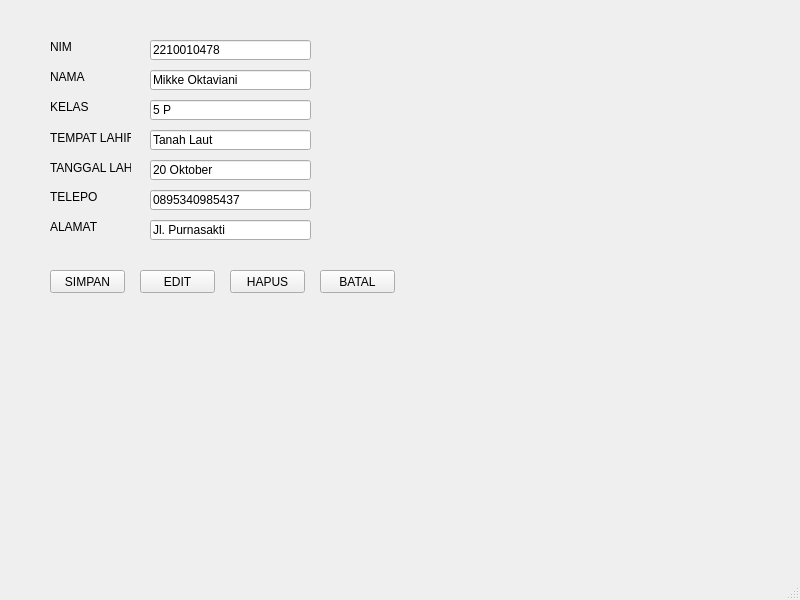
<?xml version="1.0" encoding="UTF-8"?>
<ui version="4.0">
 <class>MainWindow</class>
 <widget class="QMainWindow" name="MainWindow">
  <property name="geometry">
   <rect>
    <x>0</x>
    <y>0</y>
    <width>800</width>
    <height>600</height>
   </rect>
  </property>
  <property name="windowTitle">
   <string>MainWindow</string>
  </property>
  <widget class="QWidget" name="centralwidget">
   <widget class="QLabel" name="label">
    <property name="geometry">
     <rect>
      <x>50</x>
      <y>40</y>
      <width>47</width>
      <height>13</height>
     </rect>
    </property>
    <property name="text">
     <string>NIM</string>
    </property>
   </widget>
   <widget class="QLabel" name="label_2">
    <property name="geometry">
     <rect>
      <x>50</x>
      <y>70</y>
      <width>47</width>
      <height>13</height>
     </rect>
    </property>
    <property name="text">
     <string>NAMA</string>
    </property>
   </widget>
   <widget class="QLabel" name="label_3">
    <property name="geometry">
     <rect>
      <x>50</x>
      <y>100</y>
      <width>47</width>
      <height>13</height>
     </rect>
    </property>
    <property name="text">
     <string>KELAS</string>
    </property>
   </widget>
   <widget class="QLabel" name="label_4">
    <property name="geometry">
     <rect>
      <x>50</x>
      <y>130</y>
      <width>81</width>
      <height>16</height>
     </rect>
    </property>
    <property name="text">
     <string>TEMPAT LAHIR</string>
    </property>
   </widget>
   <widget class="QLabel" name="label_5">
    <property name="geometry">
     <rect>
      <x>50</x>
      <y>160</y>
      <width>81</width>
      <height>16</height>
     </rect>
    </property>
    <property name="text">
     <string>TANGGAL LAHIR</string>
    </property>
   </widget>
   <widget class="QLabel" name="label_6">
    <property name="geometry">
     <rect>
      <x>50</x>
      <y>190</y>
      <width>47</width>
      <height>13</height>
     </rect>
    </property>
    <property name="text">
     <string>TELEPON</string>
    </property>
   </widget>
   <widget class="QLabel" name="label_7">
    <property name="geometry">
     <rect>
      <x>50</x>
      <y>220</y>
      <width>47</width>
      <height>13</height>
     </rect>
    </property>
    <property name="text">
     <string>ALAMAT</string>
    </property>
   </widget>
   <widget class="QLineEdit" name="lineEdit">
    <property name="geometry">
     <rect>
      <x>150</x>
      <y>40</y>
      <width>161</width>
      <height>20</height>
     </rect>
    </property>
    <property name="text">
     <string>2210010478</string>
    </property>
   </widget>
   <widget class="QLineEdit" name="lineEdit_2">
    <property name="geometry">
     <rect>
      <x>150</x>
      <y>70</y>
      <width>161</width>
      <height>20</height>
     </rect>
    </property>
    <property name="text">
     <string>Mikke Oktaviani</string>
    </property>
   </widget>
   <widget class="QLineEdit" name="lineEdit_3">
    <property name="geometry">
     <rect>
      <x>150</x>
      <y>100</y>
      <width>161</width>
      <height>20</height>
     </rect>
    </property>
    <property name="text">
     <string>5 P</string>
    </property>
   </widget>
   <widget class="QLineEdit" name="lineEdit_4">
    <property name="geometry">
     <rect>
      <x>150</x>
      <y>130</y>
      <width>161</width>
      <height>20</height>
     </rect>
    </property>
    <property name="text">
     <string>Tanah Laut</string>
    </property>
   </widget>
   <widget class="QLineEdit" name="lineEdit_5">
    <property name="geometry">
     <rect>
      <x>150</x>
      <y>160</y>
      <width>161</width>
      <height>20</height>
     </rect>
    </property>
    <property name="text">
     <string>20 Oktober </string>
    </property>
   </widget>
   <widget class="QLineEdit" name="lineEdit_6">
    <property name="geometry">
     <rect>
      <x>150</x>
      <y>190</y>
      <width>161</width>
      <height>20</height>
     </rect>
    </property>
    <property name="text">
     <string>0895340985437</string>
    </property>
   </widget>
   <widget class="QLineEdit" name="lineEdit_7">
    <property name="geometry">
     <rect>
      <x>150</x>
      <y>220</y>
      <width>161</width>
      <height>20</height>
     </rect>
    </property>
    <property name="text">
     <string>Jl. Purnasakti</string>
    </property>
   </widget>
   <widget class="QPushButton" name="pushButton">
    <property name="geometry">
     <rect>
      <x>50</x>
      <y>270</y>
      <width>75</width>
      <height>23</height>
     </rect>
    </property>
    <property name="text">
     <string>SIMPAN</string>
    </property>
   </widget>
   <widget class="QPushButton" name="pushButton_2">
    <property name="geometry">
     <rect>
      <x>140</x>
      <y>270</y>
      <width>75</width>
      <height>23</height>
     </rect>
    </property>
    <property name="text">
     <string>EDIT</string>
    </property>
   </widget>
   <widget class="QPushButton" name="pushButton_3">
    <property name="geometry">
     <rect>
      <x>230</x>
      <y>270</y>
      <width>75</width>
      <height>23</height>
     </rect>
    </property>
    <property name="text">
     <string>HAPUS</string>
    </property>
   </widget>
   <widget class="QPushButton" name="pushButton_4">
    <property name="geometry">
     <rect>
      <x>320</x>
      <y>270</y>
      <width>75</width>
      <height>23</height>
     </rect>
    </property>
    <property name="text">
     <string>BATAL</string>
    </property>
   </widget>
  </widget>
  <widget class="QMenuBar" name="menubar">
   <property name="geometry">
    <rect>
     <x>0</x>
     <y>0</y>
     <width>800</width>
     <height>21</height>
    </rect>
   </property>
  </widget>
  <widget class="QStatusBar" name="statusbar"/>
 </widget>
 <resources/>
 <connections/>
</ui>
